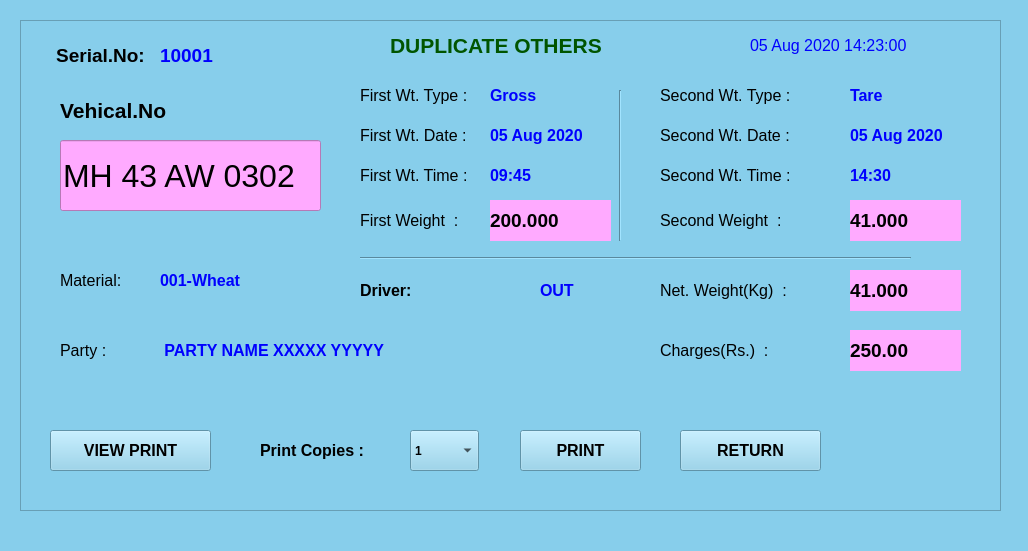
<?xml version="1.0" encoding="UTF-8"?>
<ui version="4.0">
 <class>MainWindow</class>
 <widget class="QMainWindow" name="MainWindow">
  <property name="geometry">
   <rect>
    <x>0</x>
    <y>0</y>
    <width>1028</width>
    <height>551</height>
   </rect>
  </property>
  <property name="baseSize">
   <size>
    <width>0</width>
    <height>0</height>
   </size>
  </property>
  <property name="windowTitle">
   <string>MainWindow</string>
  </property>
  <property name="styleSheet">
   <string notr="true">background-color: rgb(135, 206, 235);</string>
  </property>
  <widget class="QWidget" name="centralwidget">
   <widget class="QFrame" name="frame">
    <property name="geometry">
     <rect>
      <x>20</x>
      <y>20</y>
      <width>981</width>
      <height>491</height>
     </rect>
    </property>
    <property name="font">
     <font>
      <family>Arial</family>
      <pointsize>12</pointsize>
     </font>
    </property>
    <property name="styleSheet">
     <string notr="true"/>
    </property>
    <property name="frameShape">
     <enum>QFrame::StyledPanel</enum>
    </property>
    <property name="frameShadow">
     <enum>QFrame::Raised</enum>
    </property>
    <widget class="QPushButton" name="pushButton_7">
     <property name="geometry">
      <rect>
       <x>660</x>
       <y>410</y>
       <width>141</width>
       <height>41</height>
      </rect>
     </property>
     <property name="font">
      <font>
       <family>Arial</family>
       <pointsize>12</pointsize>
       <weight>75</weight>
       <bold>true</bold>
      </font>
     </property>
     <property name="text">
      <string>RETURN</string>
     </property>
    </widget>
    <widget class="QLabel" name="label_20">
     <property name="geometry">
      <rect>
       <x>30</x>
       <y>20</y>
       <width>101</width>
       <height>31</height>
      </rect>
     </property>
     <property name="font">
      <font>
       <family>Arial</family>
       <pointsize>14</pointsize>
       <weight>75</weight>
       <bold>true</bold>
       <underline>false</underline>
      </font>
     </property>
     <property name="styleSheet">
      <string notr="true"/>
     </property>
     <property name="text">
      <string>Serial.No:</string>
     </property>
     <property name="alignment">
      <set>Qt::AlignCenter</set>
     </property>
    </widget>
    <widget class="QLabel" name="label_19">
     <property name="geometry">
      <rect>
       <x>140</x>
       <y>20</y>
       <width>91</width>
       <height>31</height>
      </rect>
     </property>
     <property name="font">
      <font>
       <family>Arial</family>
       <pointsize>14</pointsize>
       <weight>75</weight>
       <bold>true</bold>
       <underline>false</underline>
      </font>
     </property>
     <property name="styleSheet">
      <string notr="true">color: rgb(0, 0, 255);</string>
     </property>
     <property name="text">
      <string>10001</string>
     </property>
     <property name="alignment">
      <set>Qt::AlignLeading|Qt::AlignLeft|Qt::AlignVCenter</set>
     </property>
    </widget>
    <widget class="QLabel" name="label_14">
     <property name="geometry">
      <rect>
       <x>40</x>
       <y>70</y>
       <width>131</width>
       <height>41</height>
      </rect>
     </property>
     <property name="font">
      <font>
       <family>Arial</family>
       <pointsize>16</pointsize>
       <weight>75</weight>
       <bold>true</bold>
      </font>
     </property>
     <property name="styleSheet">
      <string notr="true"/>
     </property>
     <property name="text">
      <string>Vehical.No </string>
     </property>
     <property name="alignment">
      <set>Qt::AlignLeading|Qt::AlignLeft|Qt::AlignVCenter</set>
     </property>
    </widget>
    <widget class="QPushButton" name="pushButton_8">
     <property name="geometry">
      <rect>
       <x>500</x>
       <y>410</y>
       <width>121</width>
       <height>41</height>
      </rect>
     </property>
     <property name="font">
      <font>
       <family>Arial</family>
       <pointsize>12</pointsize>
       <weight>75</weight>
       <bold>true</bold>
      </font>
     </property>
     <property name="text">
      <string>PRINT</string>
     </property>
    </widget>
    <widget class="QLabel" name="label_25">
     <property name="geometry">
      <rect>
       <x>340</x>
       <y>60</y>
       <width>111</width>
       <height>31</height>
      </rect>
     </property>
     <property name="font">
      <font>
       <family>Arial</family>
       <pointsize>12</pointsize>
       <weight>50</weight>
       <bold>false</bold>
       <underline>false</underline>
      </font>
     </property>
     <property name="styleSheet">
      <string notr="true"/>
     </property>
     <property name="text">
      <string>First Wt. Type :</string>
     </property>
     <property name="alignment">
      <set>Qt::AlignLeading|Qt::AlignLeft|Qt::AlignVCenter</set>
     </property>
    </widget>
    <widget class="QLabel" name="label_26">
     <property name="geometry">
      <rect>
       <x>340</x>
       <y>100</y>
       <width>111</width>
       <height>31</height>
      </rect>
     </property>
     <property name="font">
      <font>
       <family>Arial</family>
       <pointsize>12</pointsize>
       <weight>50</weight>
       <bold>false</bold>
       <underline>false</underline>
      </font>
     </property>
     <property name="styleSheet">
      <string notr="true"/>
     </property>
     <property name="text">
      <string>First Wt. Date :</string>
     </property>
     <property name="alignment">
      <set>Qt::AlignLeading|Qt::AlignLeft|Qt::AlignVCenter</set>
     </property>
    </widget>
    <widget class="QLabel" name="label_27">
     <property name="geometry">
      <rect>
       <x>340</x>
       <y>140</y>
       <width>121</width>
       <height>31</height>
      </rect>
     </property>
     <property name="font">
      <font>
       <family>Arial</family>
       <pointsize>12</pointsize>
       <weight>50</weight>
       <bold>false</bold>
       <underline>false</underline>
      </font>
     </property>
     <property name="styleSheet">
      <string notr="true"/>
     </property>
     <property name="text">
      <string>First Wt. Time :</string>
     </property>
     <property name="alignment">
      <set>Qt::AlignLeading|Qt::AlignLeft|Qt::AlignVCenter</set>
     </property>
    </widget>
    <widget class="QLabel" name="label_28">
     <property name="geometry">
      <rect>
       <x>340</x>
       <y>180</y>
       <width>121</width>
       <height>41</height>
      </rect>
     </property>
     <property name="font">
      <font>
       <family>Arial</family>
       <pointsize>12</pointsize>
       <weight>50</weight>
       <bold>false</bold>
       <underline>false</underline>
      </font>
     </property>
     <property name="styleSheet">
      <string notr="true"/>
     </property>
     <property name="text">
      <string>First Weight  :</string>
     </property>
     <property name="alignment">
      <set>Qt::AlignLeading|Qt::AlignLeft|Qt::AlignVCenter</set>
     </property>
    </widget>
    <widget class="Line" name="line">
     <property name="geometry">
      <rect>
       <x>590</x>
       <y>70</y>
       <width>20</width>
       <height>151</height>
      </rect>
     </property>
     <property name="font">
      <font>
       <family>Arial</family>
       <pointsize>12</pointsize>
      </font>
     </property>
     <property name="orientation">
      <enum>Qt::Vertical</enum>
     </property>
    </widget>
    <widget class="QLabel" name="label_29">
     <property name="geometry">
      <rect>
       <x>470</x>
       <y>60</y>
       <width>101</width>
       <height>31</height>
      </rect>
     </property>
     <property name="font">
      <font>
       <family>Arial</family>
       <pointsize>12</pointsize>
       <weight>75</weight>
       <bold>true</bold>
       <underline>false</underline>
      </font>
     </property>
     <property name="styleSheet">
      <string notr="true">color: rgb(0, 0, 255);</string>
     </property>
     <property name="text">
      <string>Gross</string>
     </property>
     <property name="alignment">
      <set>Qt::AlignLeading|Qt::AlignLeft|Qt::AlignVCenter</set>
     </property>
    </widget>
    <widget class="QLabel" name="label_30">
     <property name="geometry">
      <rect>
       <x>470</x>
       <y>100</y>
       <width>111</width>
       <height>31</height>
      </rect>
     </property>
     <property name="font">
      <font>
       <family>Arial</family>
       <pointsize>12</pointsize>
       <weight>75</weight>
       <bold>true</bold>
       <underline>false</underline>
      </font>
     </property>
     <property name="styleSheet">
      <string notr="true">color: rgb(0, 0, 255);</string>
     </property>
     <property name="text">
      <string>05 Aug 2020</string>
     </property>
     <property name="alignment">
      <set>Qt::AlignLeading|Qt::AlignLeft|Qt::AlignVCenter</set>
     </property>
    </widget>
    <widget class="QLabel" name="label_31">
     <property name="geometry">
      <rect>
       <x>470</x>
       <y>140</y>
       <width>101</width>
       <height>31</height>
      </rect>
     </property>
     <property name="font">
      <font>
       <family>Arial</family>
       <pointsize>12</pointsize>
       <weight>75</weight>
       <bold>true</bold>
       <underline>false</underline>
      </font>
     </property>
     <property name="styleSheet">
      <string notr="true">color: rgb(0, 0, 255);</string>
     </property>
     <property name="text">
      <string>09:45</string>
     </property>
     <property name="alignment">
      <set>Qt::AlignLeading|Qt::AlignLeft|Qt::AlignVCenter</set>
     </property>
    </widget>
    <widget class="QLabel" name="label_32">
     <property name="geometry">
      <rect>
       <x>470</x>
       <y>180</y>
       <width>121</width>
       <height>41</height>
      </rect>
     </property>
     <property name="font">
      <font>
       <family>Arial</family>
       <pointsize>14</pointsize>
       <weight>75</weight>
       <bold>true</bold>
       <underline>false</underline>
      </font>
     </property>
     <property name="styleSheet">
      <string notr="true">background-color: rgb(255, 170, 255);</string>
     </property>
     <property name="text">
      <string>200.000</string>
     </property>
     <property name="alignment">
      <set>Qt::AlignLeading|Qt::AlignLeft|Qt::AlignVCenter</set>
     </property>
    </widget>
    <widget class="QLabel" name="label_33">
     <property name="geometry">
      <rect>
       <x>640</x>
       <y>60</y>
       <width>141</width>
       <height>31</height>
      </rect>
     </property>
     <property name="font">
      <font>
       <family>Arial</family>
       <pointsize>12</pointsize>
       <weight>50</weight>
       <bold>false</bold>
       <underline>false</underline>
      </font>
     </property>
     <property name="styleSheet">
      <string notr="true"/>
     </property>
     <property name="text">
      <string>Second Wt. Type :</string>
     </property>
     <property name="alignment">
      <set>Qt::AlignLeading|Qt::AlignLeft|Qt::AlignVCenter</set>
     </property>
    </widget>
    <widget class="QLabel" name="label_34">
     <property name="geometry">
      <rect>
       <x>640</x>
       <y>100</y>
       <width>151</width>
       <height>31</height>
      </rect>
     </property>
     <property name="font">
      <font>
       <family>Arial</family>
       <pointsize>12</pointsize>
       <weight>50</weight>
       <bold>false</bold>
       <underline>false</underline>
      </font>
     </property>
     <property name="styleSheet">
      <string notr="true"/>
     </property>
     <property name="text">
      <string>Second Wt. Date :</string>
     </property>
     <property name="alignment">
      <set>Qt::AlignLeading|Qt::AlignLeft|Qt::AlignVCenter</set>
     </property>
    </widget>
    <widget class="QLabel" name="label_35">
     <property name="geometry">
      <rect>
       <x>640</x>
       <y>140</y>
       <width>151</width>
       <height>31</height>
      </rect>
     </property>
     <property name="font">
      <font>
       <family>Arial</family>
       <pointsize>12</pointsize>
       <weight>50</weight>
       <bold>false</bold>
       <underline>false</underline>
      </font>
     </property>
     <property name="styleSheet">
      <string notr="true"/>
     </property>
     <property name="text">
      <string>Second Wt. Time :</string>
     </property>
     <property name="alignment">
      <set>Qt::AlignLeading|Qt::AlignLeft|Qt::AlignVCenter</set>
     </property>
    </widget>
    <widget class="QLabel" name="label_36">
     <property name="geometry">
      <rect>
       <x>640</x>
       <y>180</y>
       <width>151</width>
       <height>41</height>
      </rect>
     </property>
     <property name="font">
      <font>
       <family>Arial</family>
       <pointsize>12</pointsize>
       <weight>50</weight>
       <bold>false</bold>
       <underline>false</underline>
      </font>
     </property>
     <property name="styleSheet">
      <string notr="true"/>
     </property>
     <property name="text">
      <string>Second Weight  :</string>
     </property>
     <property name="alignment">
      <set>Qt::AlignLeading|Qt::AlignLeft|Qt::AlignVCenter</set>
     </property>
    </widget>
    <widget class="QLineEdit" name="lineEdit_2">
     <property name="geometry">
      <rect>
       <x>40</x>
       <y>120</y>
       <width>261</width>
       <height>71</height>
      </rect>
     </property>
     <property name="font">
      <font>
       <family>MS Shell Dlg 2</family>
       <pointsize>24</pointsize>
       <weight>50</weight>
       <italic>false</italic>
       <bold>false</bold>
      </font>
     </property>
     <property name="styleSheet">
      <string notr="true">background-color: rgb(255, 170, 255);
font: 24pt &quot;MS Shell Dlg 2&quot;;</string>
     </property>
     <property name="text">
      <string>MH 43 AW 0302</string>
     </property>
    </widget>
    <widget class="Line" name="line_2">
     <property name="geometry">
      <rect>
       <x>340</x>
       <y>230</y>
       <width>551</width>
       <height>16</height>
      </rect>
     </property>
     <property name="font">
      <font>
       <family>Arial</family>
       <pointsize>12</pointsize>
      </font>
     </property>
     <property name="orientation">
      <enum>Qt::Horizontal</enum>
     </property>
    </widget>
    <widget class="QLabel" name="label_44">
     <property name="geometry">
      <rect>
       <x>640</x>
       <y>250</y>
       <width>151</width>
       <height>41</height>
      </rect>
     </property>
     <property name="font">
      <font>
       <family>Arial</family>
       <pointsize>12</pointsize>
       <weight>50</weight>
       <bold>false</bold>
       <underline>false</underline>
      </font>
     </property>
     <property name="styleSheet">
      <string notr="true"/>
     </property>
     <property name="text">
      <string>Net. Weight(Kg)  :</string>
     </property>
     <property name="alignment">
      <set>Qt::AlignLeading|Qt::AlignLeft|Qt::AlignVCenter</set>
     </property>
    </widget>
    <widget class="QLabel" name="label_47">
     <property name="geometry">
      <rect>
       <x>730</x>
       <y>10</y>
       <width>201</width>
       <height>31</height>
      </rect>
     </property>
     <property name="font">
      <font>
       <family>Arial</family>
       <pointsize>12</pointsize>
       <weight>50</weight>
       <bold>false</bold>
       <underline>false</underline>
      </font>
     </property>
     <property name="styleSheet">
      <string notr="true">color: rgb(0, 0, 255);</string>
     </property>
     <property name="text">
      <string>05 Aug 2020 14:23:00</string>
     </property>
     <property name="alignment">
      <set>Qt::AlignLeading|Qt::AlignLeft|Qt::AlignVCenter</set>
     </property>
    </widget>
    <widget class="QLabel" name="label_58">
     <property name="geometry">
      <rect>
       <x>370</x>
       <y>10</y>
       <width>241</width>
       <height>31</height>
      </rect>
     </property>
     <property name="font">
      <font>
       <family>Arial</family>
       <pointsize>16</pointsize>
       <weight>75</weight>
       <bold>true</bold>
      </font>
     </property>
     <property name="styleSheet">
      <string notr="true">color: rgb(0, 85, 0);</string>
     </property>
     <property name="text">
      <string>DUPLICATE OTHERS</string>
     </property>
     <property name="alignment">
      <set>Qt::AlignLeading|Qt::AlignLeft|Qt::AlignVCenter</set>
     </property>
    </widget>
    <widget class="QLabel" name="label_15">
     <property name="geometry">
      <rect>
       <x>40</x>
       <y>310</y>
       <width>81</width>
       <height>41</height>
      </rect>
     </property>
     <property name="font">
      <font>
       <family>Arial</family>
       <pointsize>12</pointsize>
       <weight>50</weight>
       <bold>false</bold>
       <underline>false</underline>
      </font>
     </property>
     <property name="styleSheet">
      <string notr="true"/>
     </property>
     <property name="text">
      <string>Party :</string>
     </property>
     <property name="alignment">
      <set>Qt::AlignLeading|Qt::AlignLeft|Qt::AlignVCenter</set>
     </property>
    </widget>
    <widget class="QLabel" name="label_57">
     <property name="geometry">
      <rect>
       <x>40</x>
       <y>240</y>
       <width>61</width>
       <height>41</height>
      </rect>
     </property>
     <property name="font">
      <font>
       <family>Arial</family>
       <pointsize>12</pointsize>
       <weight>50</weight>
       <bold>false</bold>
       <underline>false</underline>
      </font>
     </property>
     <property name="styleSheet">
      <string notr="true"/>
     </property>
     <property name="text">
      <string>Material:</string>
     </property>
     <property name="alignment">
      <set>Qt::AlignLeading|Qt::AlignLeft|Qt::AlignVCenter</set>
     </property>
    </widget>
    <widget class="QLabel" name="label_46">
     <property name="geometry">
      <rect>
       <x>140</x>
       <y>240</y>
       <width>171</width>
       <height>41</height>
      </rect>
     </property>
     <property name="font">
      <font>
       <family>Arial</family>
       <pointsize>12</pointsize>
       <weight>75</weight>
       <bold>true</bold>
       <underline>false</underline>
      </font>
     </property>
     <property name="styleSheet">
      <string notr="true">color: rgb(0, 0, 255);</string>
     </property>
     <property name="text">
      <string>001-Wheat</string>
     </property>
     <property name="alignment">
      <set>Qt::AlignLeading|Qt::AlignLeft|Qt::AlignVCenter</set>
     </property>
    </widget>
    <widget class="QLabel" name="label_49">
     <property name="geometry">
      <rect>
       <x>140</x>
       <y>310</y>
       <width>421</width>
       <height>41</height>
      </rect>
     </property>
     <property name="font">
      <font>
       <family>Arial</family>
       <pointsize>12</pointsize>
       <weight>75</weight>
       <bold>true</bold>
       <underline>false</underline>
      </font>
     </property>
     <property name="styleSheet">
      <string notr="true">color: rgb(0, 0, 255);</string>
     </property>
     <property name="text">
      <string> PARTY NAME XXXXX YYYYY</string>
     </property>
     <property name="alignment">
      <set>Qt::AlignLeading|Qt::AlignLeft|Qt::AlignVCenter</set>
     </property>
    </widget>
    <widget class="QPushButton" name="pushButton_9">
     <property name="geometry">
      <rect>
       <x>30</x>
       <y>410</y>
       <width>161</width>
       <height>41</height>
      </rect>
     </property>
     <property name="font">
      <font>
       <family>Arial</family>
       <pointsize>12</pointsize>
       <weight>75</weight>
       <bold>true</bold>
      </font>
     </property>
     <property name="text">
      <string>VIEW PRINT</string>
     </property>
    </widget>
    <widget class="QLabel" name="label_65">
     <property name="geometry">
      <rect>
       <x>830</x>
       <y>180</y>
       <width>111</width>
       <height>41</height>
      </rect>
     </property>
     <property name="font">
      <font>
       <family>Arial</family>
       <pointsize>14</pointsize>
       <weight>75</weight>
       <bold>true</bold>
       <underline>false</underline>
      </font>
     </property>
     <property name="styleSheet">
      <string notr="true">background-color: rgb(255, 170, 255);</string>
     </property>
     <property name="text">
      <string>41.000</string>
     </property>
     <property name="alignment">
      <set>Qt::AlignLeading|Qt::AlignLeft|Qt::AlignVCenter</set>
     </property>
    </widget>
    <widget class="QLabel" name="label_66">
     <property name="geometry">
      <rect>
       <x>830</x>
       <y>100</y>
       <width>101</width>
       <height>31</height>
      </rect>
     </property>
     <property name="font">
      <font>
       <family>Arial</family>
       <pointsize>12</pointsize>
       <weight>75</weight>
       <bold>true</bold>
       <underline>false</underline>
      </font>
     </property>
     <property name="styleSheet">
      <string notr="true">color: rgb(0, 0, 255);</string>
     </property>
     <property name="text">
      <string>05 Aug 2020</string>
     </property>
     <property name="alignment">
      <set>Qt::AlignLeading|Qt::AlignLeft|Qt::AlignVCenter</set>
     </property>
    </widget>
    <widget class="QLabel" name="label_67">
     <property name="geometry">
      <rect>
       <x>830</x>
       <y>60</y>
       <width>91</width>
       <height>31</height>
      </rect>
     </property>
     <property name="font">
      <font>
       <family>Arial</family>
       <pointsize>12</pointsize>
       <weight>75</weight>
       <bold>true</bold>
       <underline>false</underline>
      </font>
     </property>
     <property name="styleSheet">
      <string notr="true">color: rgb(0, 0, 255);</string>
     </property>
     <property name="text">
      <string>Tare</string>
     </property>
     <property name="alignment">
      <set>Qt::AlignLeading|Qt::AlignLeft|Qt::AlignVCenter</set>
     </property>
    </widget>
    <widget class="QLabel" name="label_68">
     <property name="geometry">
      <rect>
       <x>830</x>
       <y>140</y>
       <width>91</width>
       <height>31</height>
      </rect>
     </property>
     <property name="font">
      <font>
       <family>Arial</family>
       <pointsize>12</pointsize>
       <weight>75</weight>
       <bold>true</bold>
       <underline>false</underline>
      </font>
     </property>
     <property name="styleSheet">
      <string notr="true">color: rgb(0, 0, 255);</string>
     </property>
     <property name="text">
      <string>14:30</string>
     </property>
     <property name="alignment">
      <set>Qt::AlignLeading|Qt::AlignLeft|Qt::AlignVCenter</set>
     </property>
    </widget>
    <widget class="QLabel" name="label_69">
     <property name="geometry">
      <rect>
       <x>520</x>
       <y>250</y>
       <width>51</width>
       <height>41</height>
      </rect>
     </property>
     <property name="font">
      <font>
       <family>Arial</family>
       <pointsize>12</pointsize>
       <weight>75</weight>
       <bold>true</bold>
       <underline>false</underline>
      </font>
     </property>
     <property name="styleSheet">
      <string notr="true">color: rgb(0, 0, 255);</string>
     </property>
     <property name="text">
      <string>OUT</string>
     </property>
     <property name="alignment">
      <set>Qt::AlignLeading|Qt::AlignLeft|Qt::AlignVCenter</set>
     </property>
    </widget>
    <widget class="QLabel" name="label_73">
     <property name="geometry">
      <rect>
       <x>340</x>
       <y>250</y>
       <width>91</width>
       <height>41</height>
      </rect>
     </property>
     <property name="font">
      <font>
       <family>Arial</family>
       <pointsize>12</pointsize>
       <weight>75</weight>
       <bold>true</bold>
       <underline>false</underline>
      </font>
     </property>
     <property name="styleSheet">
      <string notr="true"/>
     </property>
     <property name="text">
      <string>Driver:</string>
     </property>
     <property name="alignment">
      <set>Qt::AlignLeading|Qt::AlignLeft|Qt::AlignVCenter</set>
     </property>
    </widget>
    <widget class="QLabel" name="label_74">
     <property name="geometry">
      <rect>
       <x>830</x>
       <y>250</y>
       <width>111</width>
       <height>41</height>
      </rect>
     </property>
     <property name="font">
      <font>
       <family>Arial</family>
       <pointsize>14</pointsize>
       <weight>75</weight>
       <bold>true</bold>
       <underline>false</underline>
      </font>
     </property>
     <property name="styleSheet">
      <string notr="true">background-color: rgb(255, 170, 255);</string>
     </property>
     <property name="text">
      <string>41.000</string>
     </property>
     <property name="alignment">
      <set>Qt::AlignLeading|Qt::AlignLeft|Qt::AlignVCenter</set>
     </property>
    </widget>
    <widget class="QComboBox" name="comboBox">
     <property name="geometry">
      <rect>
       <x>390</x>
       <y>410</y>
       <width>69</width>
       <height>41</height>
      </rect>
     </property>
     <property name="font">
      <font>
       <weight>75</weight>
       <bold>true</bold>
      </font>
     </property>
     <item>
      <property name="text">
       <string>1</string>
      </property>
     </item>
     <item>
      <property name="text">
       <string>2</string>
      </property>
     </item>
     <item>
      <property name="text">
       <string>4</string>
      </property>
     </item>
     <item>
      <property name="text">
       <string>5</string>
      </property>
     </item>
    </widget>
    <widget class="QLabel" name="label_42">
     <property name="geometry">
      <rect>
       <x>240</x>
       <y>410</y>
       <width>111</width>
       <height>41</height>
      </rect>
     </property>
     <property name="font">
      <font>
       <pointsize>12</pointsize>
       <weight>75</weight>
       <bold>true</bold>
      </font>
     </property>
     <property name="styleSheet">
      <string notr="true"/>
     </property>
     <property name="text">
      <string>Print Copies :</string>
     </property>
     <property name="alignment">
      <set>Qt::AlignLeading|Qt::AlignLeft|Qt::AlignVCenter</set>
     </property>
    </widget>
    <widget class="QLabel" name="label_75">
     <property name="geometry">
      <rect>
       <x>830</x>
       <y>310</y>
       <width>111</width>
       <height>41</height>
      </rect>
     </property>
     <property name="font">
      <font>
       <family>Arial</family>
       <pointsize>14</pointsize>
       <weight>75</weight>
       <bold>true</bold>
       <underline>false</underline>
      </font>
     </property>
     <property name="styleSheet">
      <string notr="true">background-color: rgb(255, 170, 255);</string>
     </property>
     <property name="text">
      <string>250.00</string>
     </property>
     <property name="alignment">
      <set>Qt::AlignLeading|Qt::AlignLeft|Qt::AlignVCenter</set>
     </property>
    </widget>
    <widget class="QLabel" name="label_45">
     <property name="geometry">
      <rect>
       <x>640</x>
       <y>310</y>
       <width>151</width>
       <height>41</height>
      </rect>
     </property>
     <property name="font">
      <font>
       <family>Arial</family>
       <pointsize>12</pointsize>
       <weight>50</weight>
       <bold>false</bold>
       <underline>false</underline>
      </font>
     </property>
     <property name="styleSheet">
      <string notr="true"/>
     </property>
     <property name="text">
      <string>Charges(Rs.)  :</string>
     </property>
     <property name="alignment">
      <set>Qt::AlignLeading|Qt::AlignLeft|Qt::AlignVCenter</set>
     </property>
    </widget>
   </widget>
  </widget>
  <widget class="QMenuBar" name="menubar">
   <property name="geometry">
    <rect>
     <x>0</x>
     <y>0</y>
     <width>1028</width>
     <height>21</height>
    </rect>
   </property>
  </widget>
  <widget class="QStatusBar" name="statusbar"/>
 </widget>
 <resources/>
 <connections/>
</ui>
